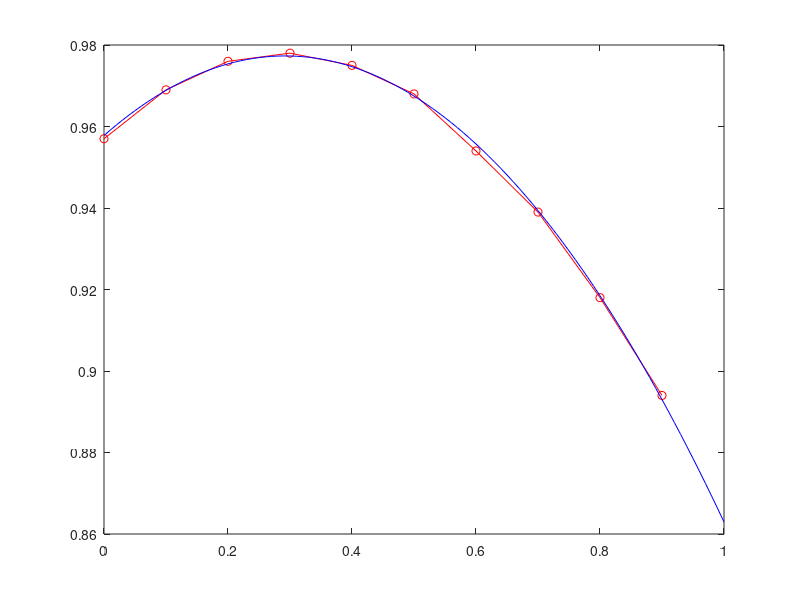

Write MATLAB code to recreate this figure.
clear all; 
clc; 
D = 0:0.1:0.9; 
v = [0.957, 0.969, 0.976, 0.978, 0.975, 0.968, 0.954, 0.939, 0.918, 0.894]; 
N = 10; 
m = 2; 
POWERX = zeros(2*m); 
for k = 1:2*m 
    for i = 1:N 
        POWERX(k) =  POWERX(k) + D(i).^k; 
    end 
end 
SUMX = zeros(m+1, m+1); 
for l = 1:m+1 
    for j = 1:m+1 
        if (j == 1 && l == 1) 
            SUMX(l, j) = N; 
        else 
            SUMX(l, j) = POWERX(l + j - 2);  	 	 	 	 	 	
        end 
    end 
end 
PRAW = zeros(m+1); 
for l = 1:m+1  
    for i = 1:N 
        PRAW(l) = PRAW(l) + v(i).*(D(i).^(l-1)); 
    end 
end 
coeff = SUMX.'\PRAW; 
coeff = coeff.'; 
S2 = 1; 
for i = 1:N 
    S2_ = v(i); 
    for j = 1:m+1 
        S2_ = S2_ - coeff(j).*(D.^(j-1));  
    end 
    S2 = S2 + (S2_.^2); 
end 
S2 = S2./(N-m-1); 
sigma = sqrt(S2); 
disp(S2); 
disp(sigma); 
x = 0:0.01:1; 
y = coeff(1, 3)*x.^2 + coeff(1, 2)*x + coeff(1, 1); 
figure; 
plot (D, v, '-o', 'Color', 'r'); 
hold on 
plot (x, y, 'b'); 